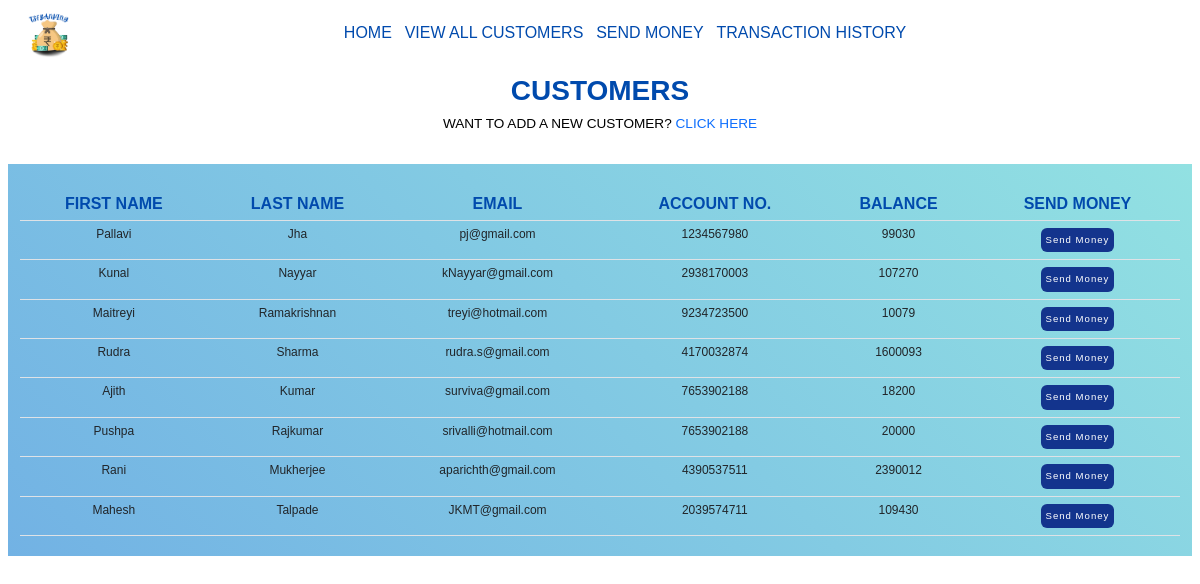
The page /site/operations/viewcustomer.php on the database its author committed.
### tables this page shows
CREATE TABLE `customer` (
  `id` int(11) NOT NULL,
  `firstname` varchar(20) NOT NULL,
  `lastname` varchar(20) NOT NULL,
  `email` varchar(20) NOT NULL,
  `accno` varchar(10) NOT NULL,
  `balance` bigint(20) NOT NULL
);

### site/operations/viewcustomer.php (the view, shortened to what this page needs)
<!DOCTYPE html>
<html lang="en">
<head>
    <link href="https://cdn.jsdelivr.net/npm/bootstrap@5.2.1/dist/css/bootstrap.min.css" rel="stylesheet">
    <link rel="stylesheet" href="../css/header_style.css">
    <link href="https://unpkg.com/ionicons@4.5.10-0/dist/css/ionicons.min.css" rel="stylesheet">
    <link rel="stylesheet" href="https://cdnjs.cloudflare.com/ajax/libs/font-awesome/4.7.0/css/font-awesome.min.css">
    <link rel="stylesheet" href="https://cdnjs.cloudflare.com/ajax/libs/font-awesome/5.15.4/css/all.min.css">
</head>
<body>
    <?php include '../spinner.php';
    include '../connection.php'; ?>
    <header class="header" style="position:sticky;top:0;left:0;right:0; background:rgba(255, 255, 255, 0.912); z-index: 1000; display: flex; align-items: center; justify-content: space-between;padding: 1rem 2%;">
        <img src="../images/TSFlogo.png" alt="Logo" style="width:6.25rem;">
        <nav class="navbar">
            <a href="../index.php">HOME</a>
            <a href="../operations/viewcustomer.php">VIEW ALL CUSTOMERS</a>
            <a href="../operations/moneysend.php">SEND MONEY</a>
            <a href="../operations/transacthistory.php">TRANSACTION HISTORY</a>
        </nav>
    </header>
    <h2 class="heading">CUSTOMERS
        <p style="padding: 1rem; text-align: center; justify-content: center; font-size: 1.7rem; font-weight: 400; color: black;">WANT TO ADD A NEW CUSTOMER? <a href="addcustomer.php">CLICK HERE</a></p>
    </h2>
    <section class="t-con" style="background: linear-gradient(45deg, #72b2e4, #92e1e2);">
        <br>
        <table class="table">
            <thead>
                <tr>
                    <th>FIRST NAME</th>
                    <th>LAST NAME</th>
                    <th>EMAIL</th>
                    <th>ACCOUNT NO.</th>
                    <th>BALANCE</th>
                    <th>SEND MONEY</th>
                </tr>
            </thead>
            <tbody>
                <?php
                $sql = "SELECT * FROM customer";
                $result = $conn->query($sql);
                while ($row = $result->fetch_assoc()) {
                    echo '<tr>
                        <td>' . $row["firstname"] . '</td>
                        <td>' . $row["lastname"] . '</td>
                        <td>' . $row["email"] . '</td>
                        <td>' . $row["accno"] . '</td>
                        <td>' . $row["balance"] . '</td>
                        <td style="padding:7px">
                            <a href="moneysend.php?reads=' . $row['accno'] . '">
                                <button type="button" class="btn">Send Money</button>
                            </a>
                        </td>
                    </tr>';
                }
                ?>
            </tbody>
        </table>
    </section>
</body>
</html>

### site/css/header_style.css (style rules this page uses)
@media (max-width:1200px) { html { font-size: 50%; } }

### site/operations/viewcustomer.php (style rules this page uses)
.heading { padding: 1rem; text-align: center; justify-content: center; font-size: 3.5rem; font-weight: 600; color: #004aad; }
.heading a { text-decoration: none; }
.t-con { margin: 1rem; padding: 1.5rem; }
.table th { color: #004aad; text-align: center; font-size: 2rem; }
.table tr { text-align: center; }
td { font-size: 1.5rem; }
.btn { padding: 5px; border: none; color: #fff; font-size: 1.2rem; font-weight: 500; letter-spacing: 1px; border-radius: 6px; background-color: rgba(10, 39, 134, 0.925); cursor: pointer; transition: all 0.3s ease; }
* { margin: 0; padding: 0; font-family: 'Poppins', sans-serif; outline: none; border: none; text-decoration: none; transition: all .4s linear; box-sizing: border-box; }
html { font-size: 60%; overflow-x: hidden; scroll-padding-top: 5rem; scroll-behavior: smooth; }
header .navbar a { color: #004aad; font-size: 2rem; font-weight: 500; margin: 0.8rem; text-decoration: none; }
@media (max-width: 1200px) { html { font-size: 50%; } }

### rows shown on the page
customer: firstname "Pallavi", lastname "Jha", email "pj@gmail.com", accno "1234567980", balance "99030"
customer: firstname "Kunal", lastname "Nayyar", email "kNayyar@gmail.com", accno "2938170003", balance "107270"
customer: firstname "Maitreyi", lastname "Ramakrishnan", email "treyi@hotmail.com", accno "9234723500", balance "10079"
customer: firstname "Rudra", lastname "Sharma", email "rudra.s@gmail.com", accno "4170032874", balance "1600093"
customer: firstname "Ajith", lastname "Kumar", email "surviva@gmail.com", accno "7653902188", balance "18200"
customer: firstname "Pushpa", lastname "Rajkumar", email "srivalli@hotmail.com", accno "7653902188", balance "20000"
customer: firstname "Rani", lastname "Mukherjee", email "aparichth@gmail.com", accno "4390537511", balance "2390012"
customer: firstname "Mahesh", lastname "Talpade", email "JKMT@gmail.com", accno "2039574711", balance "109430"
